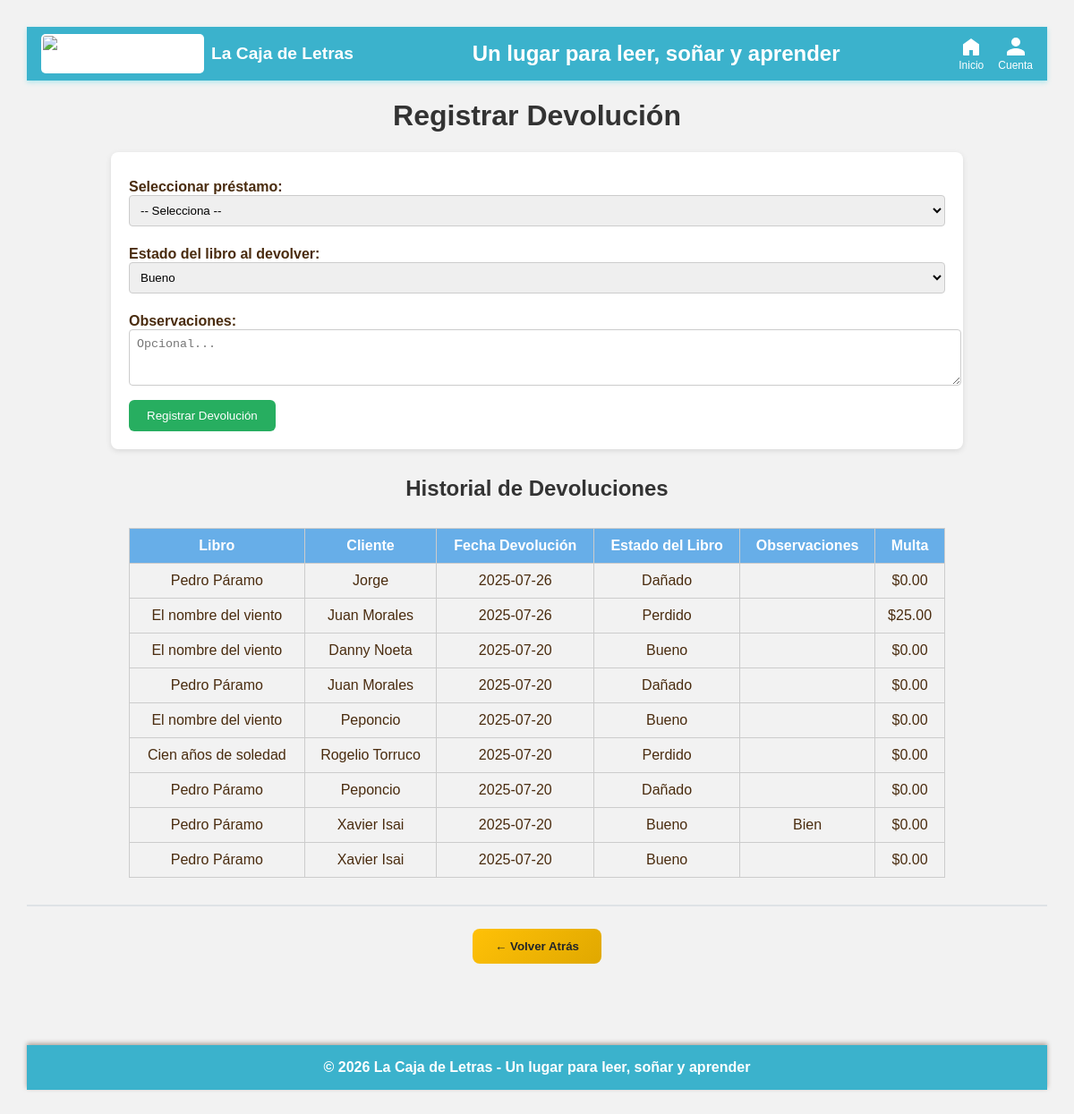
The page /devoluciones.php (signed in) on the database its author committed.
### tables this page shows
CREATE TABLE `libros_devueltos` (
  `id` int(11) NOT NULL,
  `prestamo_id` int(11) DEFAULT NULL,
  `libro_id` int(11) DEFAULT NULL,
  `fecha_devolucion` date DEFAULT NULL,
  `estado_libro` varchar(50) DEFAULT NULL,
  `observaciones` text DEFAULT NULL,
  `multa_aplicada` decimal(10,2) DEFAULT NULL
);

CREATE TABLE `libros` (
  `id` int(11) NOT NULL,
  `titulo` varchar(200) NOT NULL,
  `isbn` varchar(20) DEFAULT NULL,
  `año_publicacion` int(11) DEFAULT NULL,
  `edicion` varchar(50) DEFAULT NULL,
  `idioma` varchar(50) DEFAULT NULL,
  `sinopsis` text DEFAULT NULL,
  `num_paginas` int(11) DEFAULT NULL,
  `portada_url` varchar(200) DEFAULT NULL,
  `formato` varchar(50) DEFAULT NULL,
  `estado` varchar(20) DEFAULT NULL,
  `precio_venta` decimal(10,2) DEFAULT NULL,
  `precio_alquiler` decimal(10,2) DEFAULT NULL,
  `stock_total` int(11) DEFAULT NULL,
  `stock_disponible` int(11) DEFAULT NULL,
  `editorial_id` int(11) DEFAULT NULL,
  `autor_id` int(11) DEFAULT NULL,
  `categoria_id` int(11) DEFAULT NULL
);

CREATE TABLE `prestamos` (
  `id` int(11) NOT NULL,
  `cliente_nombre` varchar(100) DEFAULT NULL,
  `cliente_telefono` varchar(20) DEFAULT NULL,
  `empleado_id` int(11) DEFAULT NULL,
  `fecha_prestamo` date DEFAULT NULL,
  `fecha_limite` date DEFAULT NULL,
  `fecha_devolucion` date DEFAULT NULL,
  `multa` decimal(10,2) DEFAULT NULL,
  `estado` varchar(20) DEFAULT NULL,
  `libro_ID` int(11) DEFAULT NULL
);

### devoluciones.php (the view, shortened to what this page needs)
<?php
include 'conexion.php';
if ($_SESSION['rol'] === 'Administrador') {
    include 'encabezado_admin.php';
} elseif ($_SESSION['rol'] === 'Empleado') {
    include 'encabezado_empleado.php';
}
$historial = mysqli_query($enlace, "
    SELECT d.*, l.titulo, p.cliente_nombre
    FROM libros_devueltos d
    LEFT JOIN prestamos p ON d.prestamo_id = p.id
    LEFT JOIN libros l ON d.libro_id = l.id
    WHERE p.estado != 'Cancelado'
    ORDER BY d.fecha_devolucion DESC
");
?>
<!DOCTYPE html>
<html lang="es">
<head>
</head>
<body>
    <h1>Registrar Devolución</h1>
    <form method="POST">
        <label>Seleccionar préstamo:</label>
        <select name="prestamo_id" required>
            <option value="">-- Selecciona --</option>
        </select>
        <label>Estado del libro al devolver:</label>
        <select name="estado_libro" required>
            <option value="Bueno">Bueno</option>
        </select>
        <label>Observaciones:</label>
        <textarea name="observaciones" rows="3" placeholder="Opcional..."></textarea>
        <input type="submit" value="Registrar Devolución">
    </form>
    <h2>Historial de Devoluciones</h2>
    <table>
        <thead>
            <tr>
                <th>Libro</th>
                <th>Cliente</th>
                <th>Fecha Devolución</th>
                <th>Estado del Libro</th>
                <th>Observaciones</th>
                <th>Multa</th>
            </tr>
        </thead>
        <tbody>
            <?php while ($d = mysqli_fetch_assoc($historial)) : ?>
                <tr>
                    <td><?= htmlspecialchars($d['titulo']) ?></td>
                    <td><?= htmlspecialchars($d['cliente_nombre']) ?></td>
                    <td><?= htmlspecialchars($d['fecha_devolucion']) ?></td>
                    <td><?= htmlspecialchars($d['estado_libro']) ?></td>
                    <td><?= htmlspecialchars($d['observaciones']) ?></td>
                    <td>$<?= number_format($d['multa_aplicada'], 2) ?></td>
                </tr>
            <?php endwhile; ?>
        </tbody>
    </table>
<div style="text-align: center; margin: 30px 0; padding: 20px; border-top: 2px solid #dee2e6;">
    <button onclick="history.back()" style="background: linear-gradient(135deg, #ffc107, #e0a800); color: #212529; border: none; padding: 12px 25px; border-radius: 8px; margin: 5px; font-weight: bold; cursor: pointer;" title="Volver a la página anterior">
        ← Volver Atrás
    </button>
</div>
    <br></br>
    <?php include 'pie.php'; ?>
</body>
</html>

### encabezado_admin.php (style rules this page uses)
body { font-family: Arial, sans-serif; background-color: #fff7f0; color: #4a2c0f; margin: 0; padding: 0; }

### devoluciones.php (style rules this page uses)
body { font-family: Arial, sans-serif; background: #f2f2f2; padding: 30px; }
h1, h2 { text-align: center; color: #333; }
form { width: 80%; margin: 0 auto 30px auto; background: #fff; padding: 20px; border-radius: 8px; box-shadow: 0px 2px 6px rgba(0,0,0,0.1); }
label { font-weight: bold; margin-top: 10px; display: block; }
select, textarea { width: 100%; padding: 8px; margin-bottom: 12px; border-radius: 4px; border: 1px solid #ccc; }
input[type="submit"] { background: #27ae60; color: #fff; border: none; padding: 10px 20px; border-radius: 6px; cursor: pointer; }
table { width: 80%; margin: 30px auto; border-collapse: collapse; }
th, td { border: 1px solid #ccc; padding: 10px; text-align: center; }
th { background: #67aee8; color: #fff; }

### rows shown on the page
libros_devueltos: libro.titulo "Pedro Páramo", prestamo.cliente_nombre "Jorge", fecha_devolucion "2025-07-26", estado_libro "Dañado", multa_aplicada "0.00"
libros_devueltos: libro.titulo "El nombre del viento", prestamo.cliente_nombre "Juan Morales", fecha_devolucion "2025-07-26", estado_libro "Perdido", multa_aplicada "25.00"
libros_devueltos: libro.titulo "El nombre del viento", prestamo.cliente_nombre "Danny Noeta", fecha_devolucion "2025-07-20", estado_libro "Bueno", multa_aplicada "0.00"
libros_devueltos: libro.titulo "Pedro Páramo", prestamo.cliente_nombre "Juan Morales", fecha_devolucion "2025-07-20", estado_libro "Dañado", multa_aplicada "0.00"
libros_devueltos: libro.titulo "El nombre del viento", prestamo.cliente_nombre "Peponcio", fecha_devolucion "2025-07-20", estado_libro "Bueno", multa_aplicada "0.00"
libros_devueltos: libro.titulo "Cien años de soledad", prestamo.cliente_nombre "Rogelio Torruco", fecha_devolucion "2025-07-20", estado_libro "Perdido", multa_aplicada "0.00"
libros_devueltos: libro.titulo "Pedro Páramo", prestamo.cliente_nombre "Peponcio", fecha_devolucion "2025-07-20", estado_libro "Dañado", multa_aplicada "0.00"
libros_devueltos: libro.titulo "Pedro Páramo", prestamo.cliente_nombre "Xavier Isai", fecha_devolucion "2025-07-20", estado_libro "Bueno", observaciones "Bien", multa_aplicada "0.00"
libros_devueltos: libro.titulo "Pedro Páramo", prestamo.cliente_nombre "Xavier Isai", fecha_devolucion "2025-07-20", estado_libro "Bueno", multa_aplicada "0.00"
